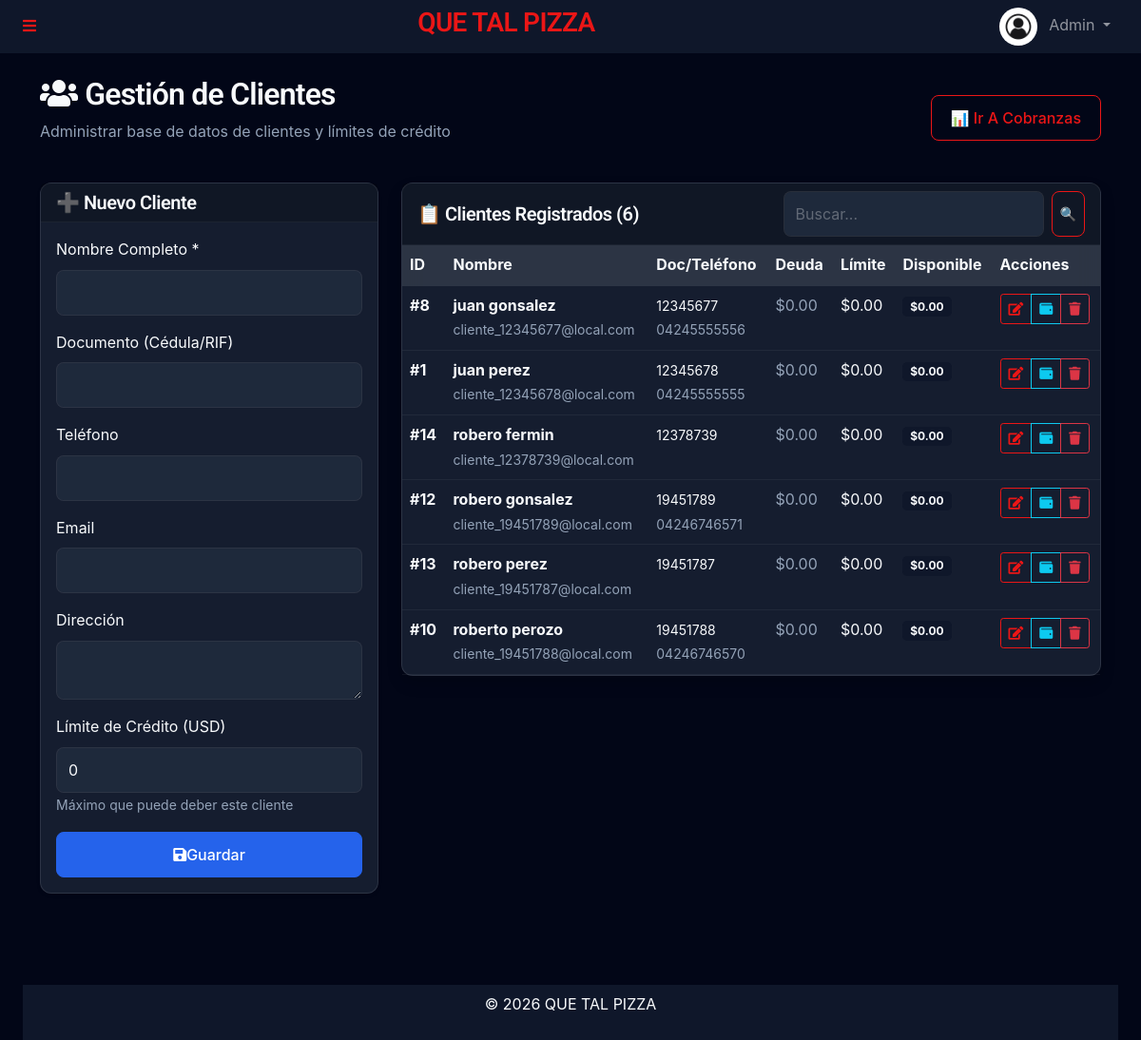
The page /admin/clientes.php (signed in) on the database as committed earlier.
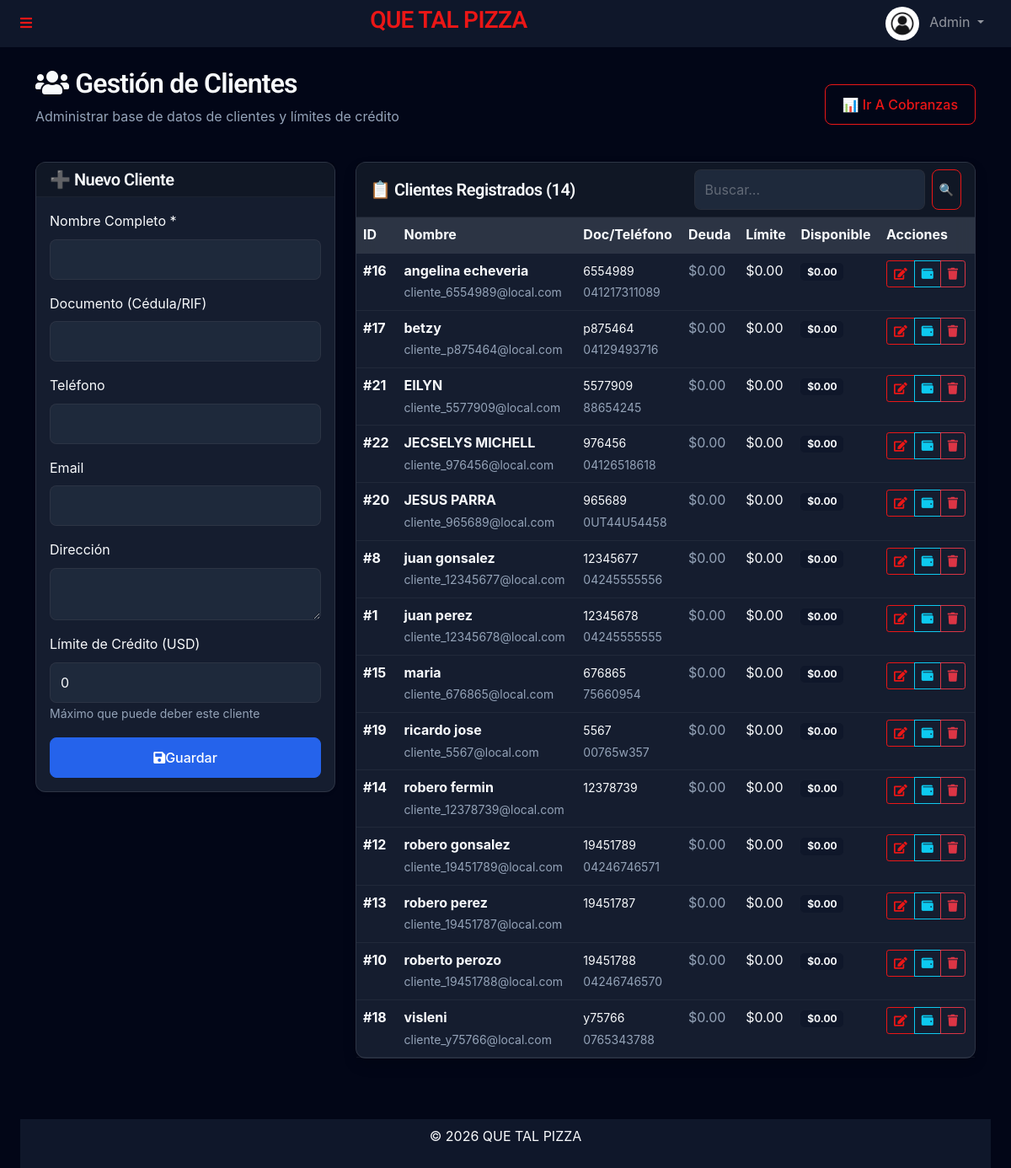
The same page on the database as committed later.
### tables this page shows
CREATE TABLE `clients` (
  `id` int(11) NOT NULL,
  `name` varchar(150) NOT NULL,
  `document_id` varchar(50) DEFAULT NULL,
  `phone` varchar(50) DEFAULT NULL,
  `email` varchar(150) DEFAULT NULL,
  `address` text DEFAULT NULL,
  `credit_limit` decimal(20,6) DEFAULT 0.000000,
  `current_debt` decimal(20,6) DEFAULT 0.000000,
  `created_at` timestamp NULL DEFAULT current_timestamp()
);

### admin/clientes.php (the view, shortened to what the rows shown need)
<?php
require_once '../templates/autoload.php';
$search = $_GET['search'] ?? '';
if ($search) {
    $stmt = $db->prepare("SELECT * FROM clients WHERE name LIKE ? OR document_id LIKE ? OR phone LIKE ? ORDER BY name");
    $stmt->execute(["%$search%", "%$search%", "%$search%"]);
} else {
    $stmt = $db->query("SELECT * FROM clients ORDER BY name");
}
$clients = $stmt->fetchAll(PDO::FETCH_ASSOC);
require_once '../templates/header.php';
?>
<div class="container mt-4 mb-5">
    <div class="d-flex justify-content-between align-items-center mb-4">
        <div>
            <h2><i class="fa fa-users me-2"></i>Gestión de Clientes</h2>
        </div>
    </div>
    <div class="row">
        <div class="col-md-8">
            <div class="card shadow">
                <div class="card-body p-0">
                    <div class="table-responsive">
                        <table class="table table-hover mb-0">
                            <thead class="table-light">
                                <tr>
                                    <th>ID</th>
                                    <th>Nombre</th>
                                    <th>Doc/Teléfono</th>
                                    <th>Deuda</th>
                                    <th>Límite</th>
                                    <th>Disponible</th>
                                    <th>Acciones</th>
                                </tr>
                            </thead>
                            <tbody>
                                <?php if (empty($clients)): ?>
                                    <tr>
                                        <td colspan="7" class="text-center py-4 text-muted">
                                            <?= $search ? '❌ No se encontraron resultados' : 'No hay clientes registrados' ?>
                                        </td>
                                    </tr>
                                <?php else: ?>
                                    <?php foreach ($clients as $c):
                                        $disponible = $c['credit_limit'] - $c['current_debt'];
                                        ?>
                                        <tr>
                                            <td><strong>#<?= $c['id'] ?></strong></td>
                                            <td>
                                                <div class="fw-bold"><?= htmlspecialchars($c['name']) ?></div>
                                                <small class="text-muted"><?= htmlspecialchars($c['email'] ?? '') ?></small>
                                            </td>
                                            <td>
                                                <small><?= htmlspecialchars($c['document_id'] ?? '') ?></small><br>
                                                <small class="text-muted"><?= htmlspecialchars($c['phone'] ?? '') ?></small>
                                            </td>
                                            <td>
                                                <?php if ($c['current_debt'] > 0): ?>
                                                    <span
                                                        class="badge bg-danger">$<?= number_format($c['current_debt'], 2) ?></span>
                                                <?php else: ?>
                                                    <span class="text-muted">$0.00</span>
                                                <?php endif; ?>
                                            </td>
                                            <td>$<?= number_format($c['credit_limit'], 2) ?></td>
                                            <td>
                                                <span class="badge bg-<?= $disponible > 0 ? 'success' : 'secondary' ?>">
                                                    $<?= number_format($disponible, 2) ?>
                                                </span>
                                            </td>
                                            <td>
                                                <div class="btn-group btn-group-sm">
                                                    <a href="?edit=<?= $c['id'] ?>" class="btn btn-outline-primary"
                                                        title="Editar">
                                                        <i class="fa fa-edit"></i>
                                                    </a>
                                                    <a href="cobranzas.php?client_id=<?= $c['id'] ?>"
                                                        class="btn btn-outline-info" title="Ver Deudas">
                                                        <i class="fa fa-wallet"></i>
                                                    </a>
                                                    <?php if ($c['current_debt'] == 0): ?>
                                                        <a href="?delete=<?= $c['id'] ?>" class="btn btn-outline-danger"
                                                            onclick="return confirm('¿Eliminar cliente <?= htmlspecialchars($c['name']) ?>?')"
                                                            title="Eliminar">
                                                            <i class="fa fa-trash"></i>
                                                        </a>
                                                    <?php endif; ?>
                                                </div>
                                            </td>
                                        </tr>
                                    <?php endforeach; ?>
                                <?php endif; ?>
                            </tbody>
                        </table>
                    </div>
                </div>
            </div>
        </div>
    </div>
</div>
<?php require_once '../templates/footer.php'; ?>

Rows that differ between the two databases and show on the page:
added clients: id "16", name "angelina echeveria", email "cliente_6554989@local.com", document "6554989", phone "041217311089", shows "$0.00", credit_limit "0.00", disponible "0.00"
added clients: id "17", name "betzy", email "cliente_p875464@local.com", document "p875464", phone "04129493716", shows "$0.00", credit_limit "0.00", disponible "0.00"
added clients: id "21", name "EILYN", email "cliente_5577909@local.com", document "5577909", phone "88654245", shows "$0.00", credit_limit "0.00", disponible "0.00"
added clients: id "22", name "JECSELYS MICHELL", email "cliente_976456@local.com", document "976456", phone "04126518618", shows "$0.00", credit_limit "0.00", disponible "0.00"
added clients: id "20", name "JESUS PARRA", email "cliente_965689@local.com", document "965689", phone "0UT44U54458", shows "$0.00", credit_limit "0.00", disponible "0.00"
added clients: id "15", name "maria", email "cliente_676865@local.com", document "676865", phone "75660954", shows "$0.00", credit_limit "0.00", disponible "0.00"
added clients: id "19", name "ricardo jose", email "cliente_5567@local.com", document "5567", phone "00765w357", shows "$0.00", credit_limit "0.00", disponible "0.00"
added clients: id "18", name "visleni", email "cliente_y75766@local.com", document "y75766", phone "0765343788", shows "$0.00", credit_limit "0.00", disponible "0.00"
Other text that changed with them:
count($clients): "6" → "14"
